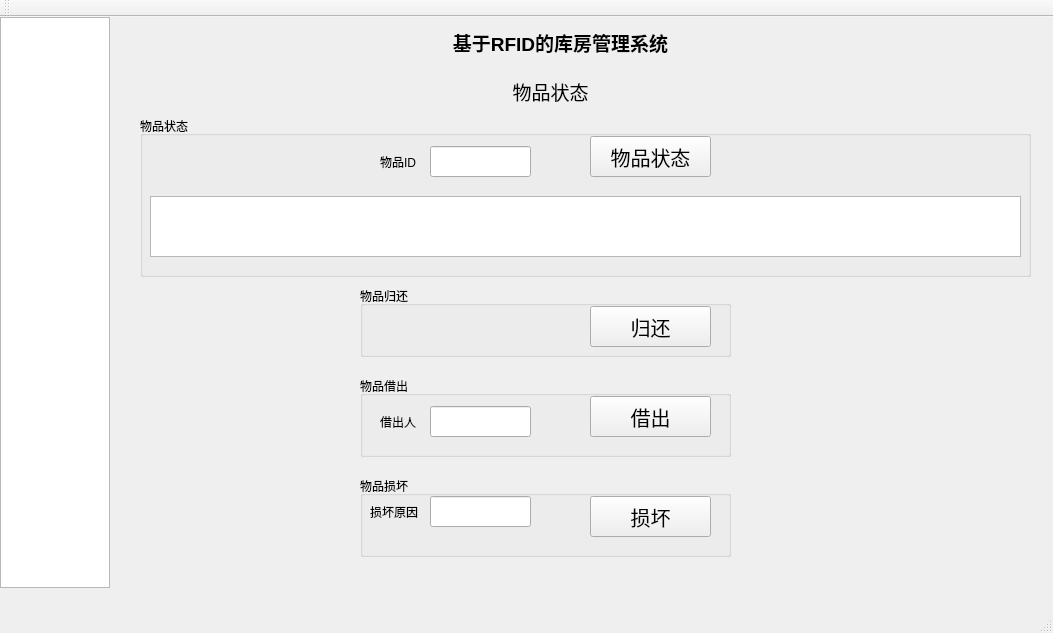
<?xml version="1.0" encoding="UTF-8"?>
<ui version="4.0">
 <class>MainWindow</class>
 <widget class="QMainWindow" name="MainWindow">
  <property name="geometry">
   <rect>
    <x>0</x>
    <y>0</y>
    <width>1053</width>
    <height>633</height>
   </rect>
  </property>
  <property name="windowTitle">
   <string>MainWindow</string>
  </property>
  <widget class="QWidget" name="centralWidget">
   <widget class="QListWidget" name="lwt_contents">
    <property name="geometry">
     <rect>
      <x>0</x>
      <y>0</y>
      <width>110</width>
      <height>571</height>
     </rect>
    </property>
   </widget>
   <widget class="QStackedWidget" name="stackedWidget">
    <property name="geometry">
     <rect>
      <x>120</x>
      <y>39</y>
      <width>921</width>
      <height>531</height>
     </rect>
    </property>
    <property name="currentIndex">
     <number>2</number>
    </property>
    <widget class="QWidget" name="page">
     <widget class="QLabel" name="label_4">
      <property name="geometry">
       <rect>
        <x>0</x>
        <y>20</y>
        <width>861</width>
        <height>31</height>
       </rect>
      </property>
      <property name="font">
       <font>
        <pointsize>14</pointsize>
       </font>
      </property>
      <property name="frameShape">
       <enum>QFrame::NoFrame</enum>
      </property>
      <property name="text">
       <string>物品增加</string>
      </property>
      <property name="alignment">
       <set>Qt::AlignCenter</set>
      </property>
     </widget>
     <widget class="QLabel" name="label_9">
      <property name="geometry">
       <rect>
        <x>210</x>
        <y>70</y>
        <width>31</width>
        <height>31</height>
       </rect>
      </property>
      <property name="text">
       <string>名称</string>
      </property>
     </widget>
     <widget class="QLineEdit" name="ldt_id">
      <property name="geometry">
       <rect>
        <x>70</x>
        <y>70</y>
        <width>101</width>
        <height>31</height>
       </rect>
      </property>
     </widget>
     <widget class="QLineEdit" name="ldt_name">
      <property name="geometry">
       <rect>
        <x>240</x>
        <y>70</y>
        <width>101</width>
        <height>31</height>
       </rect>
      </property>
     </widget>
     <widget class="QLabel" name="label_10">
      <property name="geometry">
       <rect>
        <x>380</x>
        <y>70</y>
        <width>31</width>
        <height>31</height>
       </rect>
      </property>
      <property name="text">
       <string>种类</string>
      </property>
     </widget>
     <widget class="QLabel" name="label_3">
      <property name="geometry">
       <rect>
        <x>20</x>
        <y>70</y>
        <width>41</width>
        <height>31</height>
       </rect>
      </property>
      <property name="text">
       <string>物品ID</string>
      </property>
     </widget>
     <widget class="QPushButton" name="btn_add">
      <property name="geometry">
       <rect>
        <x>850</x>
        <y>190</y>
        <width>61</width>
        <height>31</height>
       </rect>
      </property>
      <property name="text">
       <string>增加</string>
      </property>
      <property name="icon">
       <iconset resource="src.qrc">
        <normaloff>:/images/add.png</normaloff>:/images/add.png</iconset>
      </property>
      <property name="autoDefault">
       <bool>false</bool>
      </property>
     </widget>
     <widget class="QLabel" name="label_11">
      <property name="geometry">
       <rect>
        <x>540</x>
        <y>70</y>
        <width>41</width>
        <height>31</height>
       </rect>
      </property>
      <property name="text">
       <string>状态</string>
      </property>
     </widget>
     <widget class="QLineEdit" name="ldt_position">
      <property name="geometry">
       <rect>
        <x>740</x>
        <y>70</y>
        <width>101</width>
        <height>31</height>
       </rect>
      </property>
     </widget>
     <widget class="QLabel" name="label_12">
      <property name="geometry">
       <rect>
        <x>710</x>
        <y>70</y>
        <width>41</width>
        <height>31</height>
       </rect>
      </property>
      <property name="text">
       <string>位置</string>
      </property>
     </widget>
     <widget class="QLabel" name="label_13">
      <property name="geometry">
       <rect>
        <x>20</x>
        <y>120</y>
        <width>41</width>
        <height>31</height>
       </rect>
      </property>
      <property name="text">
       <string>价格</string>
      </property>
     </widget>
     <widget class="QLineEdit" name="ldt_date_expiration">
      <property name="geometry">
       <rect>
        <x>740</x>
        <y>120</y>
        <width>101</width>
        <height>31</height>
       </rect>
      </property>
     </widget>
     <widget class="QLineEdit" name="ldt_supplier">
      <property name="geometry">
       <rect>
        <x>240</x>
        <y>120</y>
        <width>101</width>
        <height>31</height>
       </rect>
      </property>
     </widget>
     <widget class="QLabel" name="label_14">
      <property name="geometry">
       <rect>
        <x>200</x>
        <y>120</y>
        <width>41</width>
        <height>31</height>
       </rect>
      </property>
      <property name="text">
       <string>供应商</string>
      </property>
     </widget>
     <widget class="QLabel" name="label_15">
      <property name="geometry">
       <rect>
        <x>690</x>
        <y>120</y>
        <width>51</width>
        <height>31</height>
       </rect>
      </property>
      <property name="text">
       <string>有效日期</string>
      </property>
     </widget>
     <widget class="QLabel" name="label_16">
      <property name="geometry">
       <rect>
        <x>530</x>
        <y>120</y>
        <width>51</width>
        <height>31</height>
       </rect>
      </property>
      <property name="text">
       <string>入库时间</string>
      </property>
     </widget>
     <widget class="QLineEdit" name="ldt_price">
      <property name="geometry">
       <rect>
        <x>70</x>
        <y>120</y>
        <width>101</width>
        <height>31</height>
       </rect>
      </property>
     </widget>
     <widget class="QComboBox" name="cmb_type">
      <property name="geometry">
       <rect>
        <x>410</x>
        <y>70</y>
        <width>101</width>
        <height>31</height>
       </rect>
      </property>
      <item>
       <property name="text">
        <string>工具</string>
       </property>
      </item>
      <item>
       <property name="text">
        <string>仪器</string>
       </property>
      </item>
      <item>
       <property name="text">
        <string>消耗品</string>
       </property>
      </item>
     </widget>
     <widget class="QComboBox" name="cmb_state">
      <property name="geometry">
       <rect>
        <x>580</x>
        <y>70</y>
        <width>101</width>
        <height>31</height>
       </rect>
      </property>
      <item>
       <property name="text">
        <string>库房</string>
       </property>
      </item>
      <item>
       <property name="text">
        <string>借出</string>
       </property>
      </item>
      <item>
       <property name="text">
        <string>损坏</string>
       </property>
      </item>
     </widget>
     <widget class="QTableView" name="tableView_add">
      <property name="geometry">
       <rect>
        <x>20</x>
        <y>160</y>
        <width>821</width>
        <height>371</height>
       </rect>
      </property>
     </widget>
     <widget class="QPushButton" name="btn_delete">
      <property name="geometry">
       <rect>
        <x>850</x>
        <y>250</y>
        <width>61</width>
        <height>31</height>
       </rect>
      </property>
      <property name="text">
       <string>删除</string>
      </property>
      <property name="icon">
       <iconset resource="src.qrc">
        <normaloff>:/images/delete.png</normaloff>:/images/delete.png</iconset>
      </property>
      <property name="autoDefault">
       <bool>false</bool>
      </property>
     </widget>
     <widget class="QLineEdit" name="ldt_date_enter">
      <property name="geometry">
       <rect>
        <x>580</x>
        <y>120</y>
        <width>101</width>
        <height>31</height>
       </rect>
      </property>
     </widget>
     <widget class="QLineEdit" name="ldt_owner">
      <property name="geometry">
       <rect>
        <x>410</x>
        <y>120</y>
        <width>101</width>
        <height>31</height>
       </rect>
      </property>
     </widget>
     <widget class="QLabel" name="label_17">
      <property name="geometry">
       <rect>
        <x>370</x>
        <y>120</y>
        <width>41</width>
        <height>31</height>
       </rect>
      </property>
      <property name="text">
       <string>拥有者</string>
      </property>
     </widget>
    </widget>
    <widget class="QWidget" name="page_2">
     <widget class="QLabel" name="label_5">
      <property name="geometry">
       <rect>
        <x>0</x>
        <y>20</y>
        <width>861</width>
        <height>31</height>
       </rect>
      </property>
      <property name="font">
       <font>
        <pointsize>14</pointsize>
       </font>
      </property>
      <property name="frameShape">
       <enum>QFrame::NoFrame</enum>
      </property>
      <property name="text">
       <string>物品总览</string>
      </property>
      <property name="alignment">
       <set>Qt::AlignCenter</set>
      </property>
     </widget>
     <widget class="QLabel" name="label_18">
      <property name="geometry">
       <rect>
        <x>790</x>
        <y>440</y>
        <width>31</width>
        <height>31</height>
       </rect>
      </property>
      <property name="text">
       <string>名称</string>
      </property>
     </widget>
     <widget class="QLabel" name="label_19">
      <property name="geometry">
       <rect>
        <x>780</x>
        <y>390</y>
        <width>41</width>
        <height>31</height>
       </rect>
      </property>
      <property name="text">
       <string>物品ID</string>
      </property>
     </widget>
     <widget class="QLineEdit" name="ldt_id_2">
      <property name="geometry">
       <rect>
        <x>820</x>
        <y>390</y>
        <width>91</width>
        <height>31</height>
       </rect>
      </property>
     </widget>
     <widget class="QLineEdit" name="ldt_name_2">
      <property name="geometry">
       <rect>
        <x>820</x>
        <y>440</y>
        <width>91</width>
        <height>31</height>
       </rect>
      </property>
     </widget>
     <widget class="QPushButton" name="btn_search">
      <property name="geometry">
       <rect>
        <x>810</x>
        <y>490</y>
        <width>101</width>
        <height>41</height>
       </rect>
      </property>
      <property name="text">
       <string>查找</string>
      </property>
     </widget>
     <widget class="QPushButton" name="btn_sort_state">
      <property name="geometry">
       <rect>
        <x>800</x>
        <y>190</y>
        <width>101</width>
        <height>41</height>
       </rect>
      </property>
      <property name="text">
       <string>根据状态分类</string>
      </property>
     </widget>
     <widget class="QPushButton" name="btn_sort_type">
      <property name="geometry">
       <rect>
        <x>800</x>
        <y>120</y>
        <width>101</width>
        <height>41</height>
       </rect>
      </property>
      <property name="text">
       <string>根据种类分类</string>
      </property>
     </widget>
     <widget class="QPushButton" name="btn_expire_hint">
      <property name="geometry">
       <rect>
        <x>800</x>
        <y>290</y>
        <width>101</width>
        <height>41</height>
       </rect>
      </property>
      <property name="text">
       <string>即将过期物品</string>
      </property>
     </widget>
     <widget class="QTableWidget" name="tableWidget">
      <property name="geometry">
       <rect>
        <x>20</x>
        <y>60</y>
        <width>751</width>
        <height>471</height>
       </rect>
      </property>
     </widget>
     <widget class="QPushButton" name="btn_overview">
      <property name="geometry">
       <rect>
        <x>800</x>
        <y>60</y>
        <width>101</width>
        <height>41</height>
       </rect>
      </property>
      <property name="text">
       <string>物品总览</string>
      </property>
     </widget>
     <widget class="QLineEdit" name="ldt_days">
      <property name="geometry">
       <rect>
        <x>840</x>
        <y>250</y>
        <width>31</width>
        <height>31</height>
       </rect>
      </property>
      <property name="text">
       <string>0</string>
      </property>
      <property name="alignment">
       <set>Qt::AlignRight|Qt::AlignTrailing|Qt::AlignVCenter</set>
      </property>
     </widget>
     <widget class="QLabel" name="label_21">
      <property name="geometry">
       <rect>
        <x>880</x>
        <y>250</y>
        <width>21</width>
        <height>31</height>
       </rect>
      </property>
      <property name="text">
       <string>天</string>
      </property>
     </widget>
     <widget class="QLabel" name="label_22">
      <property name="geometry">
       <rect>
        <x>810</x>
        <y>250</y>
        <width>31</width>
        <height>31</height>
       </rect>
      </property>
      <property name="text">
       <string>再过</string>
      </property>
     </widget>
    </widget>
    <widget class="QWidget" name="page_4">
     <widget class="QLabel" name="label_7">
      <property name="geometry">
       <rect>
        <x>0</x>
        <y>20</y>
        <width>861</width>
        <height>31</height>
       </rect>
      </property>
      <property name="font">
       <font>
        <pointsize>14</pointsize>
       </font>
      </property>
      <property name="frameShape">
       <enum>QFrame::NoFrame</enum>
      </property>
      <property name="text">
       <string>物品状态</string>
      </property>
      <property name="alignment">
       <set>Qt::AlignCenter</set>
      </property>
     </widget>
     <widget class="QGroupBox" name="groupBox">
      <property name="geometry">
       <rect>
        <x>20</x>
        <y>60</y>
        <width>891</width>
        <height>161</height>
       </rect>
      </property>
      <property name="title">
       <string>物品状态</string>
      </property>
      <widget class="QLabel" name="label_6">
       <property name="geometry">
        <rect>
         <x>240</x>
         <y>30</y>
         <width>41</width>
         <height>31</height>
        </rect>
       </property>
       <property name="text">
        <string>物品ID</string>
       </property>
      </widget>
      <widget class="QPushButton" name="btn_search_state">
       <property name="geometry">
        <rect>
         <x>450</x>
         <y>20</y>
         <width>121</width>
         <height>41</height>
        </rect>
       </property>
       <property name="font">
        <font>
         <family>楷体</family>
         <pointsize>15</pointsize>
        </font>
       </property>
       <property name="text">
        <string>物品状态</string>
       </property>
       <property name="autoDefault">
        <bool>true</bool>
       </property>
      </widget>
      <widget class="QLineEdit" name="ldt_id_3">
       <property name="geometry">
        <rect>
         <x>290</x>
         <y>30</y>
         <width>101</width>
         <height>31</height>
        </rect>
       </property>
      </widget>
      <widget class="QTableView" name="tableView_state">
       <property name="geometry">
        <rect>
         <x>10</x>
         <y>80</y>
         <width>871</width>
         <height>61</height>
        </rect>
       </property>
      </widget>
     </widget>
     <widget class="QGroupBox" name="groupBox_2">
      <property name="geometry">
       <rect>
        <x>240</x>
        <y>320</y>
        <width>371</width>
        <height>81</height>
       </rect>
      </property>
      <property name="title">
       <string>物品借出</string>
      </property>
      <widget class="QPushButton" name="btn_borrow">
       <property name="geometry">
        <rect>
         <x>230</x>
         <y>20</y>
         <width>121</width>
         <height>41</height>
        </rect>
       </property>
       <property name="font">
        <font>
         <family>楷体</family>
         <pointsize>15</pointsize>
        </font>
       </property>
       <property name="text">
        <string>借出</string>
       </property>
      </widget>
      <widget class="QLabel" name="label_23">
       <property name="geometry">
        <rect>
         <x>20</x>
         <y>30</y>
         <width>41</width>
         <height>31</height>
        </rect>
       </property>
       <property name="text">
        <string>借出人</string>
       </property>
      </widget>
      <widget class="QLineEdit" name="ldt_name_state">
       <property name="geometry">
        <rect>
         <x>70</x>
         <y>30</y>
         <width>101</width>
         <height>31</height>
        </rect>
       </property>
      </widget>
     </widget>
     <widget class="QGroupBox" name="groupBox_3">
      <property name="geometry">
       <rect>
        <x>240</x>
        <y>230</y>
        <width>371</width>
        <height>71</height>
       </rect>
      </property>
      <property name="title">
       <string>物品归还</string>
      </property>
      <widget class="QPushButton" name="btn_return">
       <property name="geometry">
        <rect>
         <x>230</x>
         <y>20</y>
         <width>121</width>
         <height>41</height>
        </rect>
       </property>
       <property name="font">
        <font>
         <family>楷体</family>
         <pointsize>15</pointsize>
        </font>
       </property>
       <property name="text">
        <string>归还</string>
       </property>
      </widget>
     </widget>
     <widget class="QGroupBox" name="groupBox_4">
      <property name="geometry">
       <rect>
        <x>240</x>
        <y>420</y>
        <width>371</width>
        <height>81</height>
       </rect>
      </property>
      <property name="title">
       <string>物品损坏</string>
      </property>
      <widget class="QPushButton" name="btn_damage">
       <property name="geometry">
        <rect>
         <x>230</x>
         <y>20</y>
         <width>121</width>
         <height>41</height>
        </rect>
       </property>
       <property name="font">
        <font>
         <family>楷体</family>
         <pointsize>15</pointsize>
        </font>
       </property>
       <property name="text">
        <string>损坏</string>
       </property>
      </widget>
      <widget class="QLineEdit" name="ldt_reason">
       <property name="geometry">
        <rect>
         <x>70</x>
         <y>20</y>
         <width>101</width>
         <height>31</height>
        </rect>
       </property>
      </widget>
      <widget class="QLabel" name="label_24">
       <property name="geometry">
        <rect>
         <x>10</x>
         <y>20</y>
         <width>51</width>
         <height>31</height>
        </rect>
       </property>
       <property name="text">
        <string>损坏原因</string>
       </property>
      </widget>
     </widget>
    </widget>
    <widget class="QWidget" name="page_5">
     <widget class="QLabel" name="label_8">
      <property name="geometry">
       <rect>
        <x>0</x>
        <y>20</y>
        <width>861</width>
        <height>31</height>
       </rect>
      </property>
      <property name="font">
       <font>
        <pointsize>14</pointsize>
       </font>
      </property>
      <property name="frameShape">
       <enum>QFrame::NoFrame</enum>
      </property>
      <property name="text">
       <string>软件简介</string>
      </property>
      <property name="alignment">
       <set>Qt::AlignCenter</set>
      </property>
     </widget>
     <widget class="QTextBrowser" name="textBrowser">
      <property name="geometry">
       <rect>
        <x>40</x>
        <y>71</y>
        <width>781</width>
        <height>391</height>
       </rect>
      </property>
      <property name="html">
       <string>&lt;!DOCTYPE HTML PUBLIC &quot;-//W3C//DTD HTML 4.0//EN&quot; &quot;http://www.w3.org/TR/REC-html40/strict.dtd&quot;&gt;
&lt;html&gt;&lt;head&gt;&lt;meta name=&quot;qrichtext&quot; content=&quot;1&quot; /&gt;&lt;style type=&quot;text/css&quot;&gt;
p, li { white-space: pre-wrap; }
&lt;/style&gt;&lt;/head&gt;&lt;body style=&quot; font-family:'SimSun'; font-size:9pt; font-weight:400; font-style:normal;&quot;&gt;
&lt;p style=&quot; margin-top:12px; margin-bottom:12px; margin-left:0px; margin-right:0px; -qt-block-indent:0; text-indent:0px;&quot;&gt;&lt;span style=&quot; font-size:10pt;&quot;&gt;通过物品名及物品编号查找物品 &lt;/span&gt;&lt;/p&gt;
&lt;p style=&quot; margin-top:12px; margin-bottom:12px; margin-left:0px; margin-right:0px; -qt-block-indent:0; text-indent:0px;&quot;&gt;&lt;span style=&quot; font-size:10pt;&quot;&gt;给物品编码然后扫描编码显示物品。&lt;/span&gt;&lt;/p&gt;
&lt;p style=&quot; margin-top:12px; margin-bottom:12px; margin-left:0px; margin-right:0px; -qt-block-indent:0; text-indent:0px;&quot;&gt;&lt;span style=&quot; font-size:10pt;&quot;&gt;点击物品显示状态（借出，库房，以及损坏） &lt;/span&gt;&lt;/p&gt;
&lt;p style=&quot; margin-top:12px; margin-bottom:12px; margin-left:0px; margin-right:0px; -qt-block-indent:0; text-indent:0px;&quot;&gt;&lt;span style=&quot; font-size:10pt;&quot;&gt;  借出：显示物品由xxx于xx年xx月xx日xx时借出以及借出用途。 &lt;/span&gt;&lt;/p&gt;
&lt;p style=&quot; margin-top:12px; margin-bottom:12px; margin-left:0px; margin-right:0px; -qt-block-indent:0; text-indent:0px;&quot;&gt;&lt;span style=&quot; font-size:10pt;&quot;&gt;  归还：归还日期归还人 &lt;/span&gt;&lt;/p&gt;
&lt;p style=&quot; margin-top:12px; margin-bottom:12px; margin-left:0px; margin-right:0px; -qt-block-indent:0; text-indent:0px;&quot;&gt;&lt;span style=&quot; font-size:10pt;&quot;&gt;  损坏：当时日期损坏人损坏原因 &lt;/span&gt;&lt;/p&gt;
&lt;p style=&quot; margin-top:12px; margin-bottom:12px; margin-left:0px; margin-right:0px; -qt-block-indent:0; text-indent:0px;&quot;&gt;&lt;span style=&quot; font-size:10pt;&quot;&gt;库房；显示物品在库房的位置。 &lt;/span&gt;&lt;/p&gt;
&lt;p style=&quot; margin-top:12px; margin-bottom:12px; margin-left:0px; margin-right:0px; -qt-block-indent:0; text-indent:0px;&quot;&gt;&lt;span style=&quot; font-size:10pt;&quot;&gt;   借出：借出人，获取当时的时间日期及借出用途。 &lt;/span&gt;&lt;/p&gt;
&lt;p style=&quot; margin-top:12px; margin-bottom:12px; margin-left:0px; margin-right:0px; -qt-block-indent:0; text-indent:0px;&quot;&gt;&lt;span style=&quot; font-size:10pt;&quot;&gt;   损坏：当时日期损坏人损坏原因 &lt;/span&gt;&lt;/p&gt;&lt;/body&gt;&lt;/html&gt;</string>
      </property>
     </widget>
    </widget>
   </widget>
   <widget class="QLabel" name="label_20">
    <property name="geometry">
     <rect>
      <x>130</x>
      <y>10</y>
      <width>861</width>
      <height>31</height>
     </rect>
    </property>
    <property name="font">
     <font>
      <pointsize>14</pointsize>
      <weight>75</weight>
      <bold>true</bold>
     </font>
    </property>
    <property name="frameShape">
     <enum>QFrame::NoFrame</enum>
    </property>
    <property name="text">
     <string>基于RFID的库房管理系统</string>
    </property>
    <property name="alignment">
     <set>Qt::AlignCenter</set>
    </property>
   </widget>
  </widget>
  <widget class="QMenuBar" name="menuBar">
   <property name="geometry">
    <rect>
     <x>0</x>
     <y>0</y>
     <width>1053</width>
     <height>23</height>
    </rect>
   </property>
  </widget>
  <widget class="QToolBar" name="mainToolBar">
   <attribute name="toolBarArea">
    <enum>TopToolBarArea</enum>
   </attribute>
   <attribute name="toolBarBreak">
    <bool>false</bool>
   </attribute>
  </widget>
  <widget class="QStatusBar" name="statusBar"/>
 </widget>
 <layoutdefault spacing="6" margin="11"/>
 <resources>
  <include location="src.qrc"/>
 </resources>
 <connections/>
</ui>
